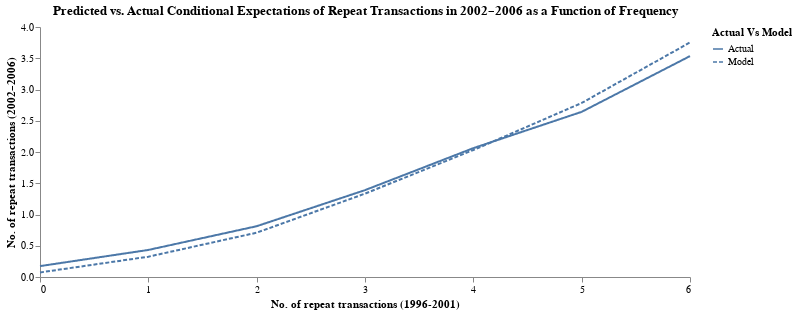

The notebook cell this image was saved under:
### Code cell
(
    alt.Chart(ce_freq).mark_line().encode(
        x=alt.X('x', title='No. of repeat transactions (1996-2001)', axis=alt.Axis(labelAngle=0, values=np.arange(7))),
        y=alt.Y('CE by Freq', title='No. of repeat transactions (2002–2006)'),
        strokeDash='Actual Vs Model'
    ).properties(
            width=650,
            height=250,
            title='Predicted vs. Actual Conditional Expectations of Repeat Transactions in 2002–2006 as a Function of Frequency'
    ).configure_view(stroke=None).configure_axisY(grid=False).configure_axisX(grid=False)  
)

### Figure 1 — Vega-Lite specification as saved in the notebook (floating-point values rounded to 4 significant figures)
{"$schema": "https://vega.github.io/schema/vega-lite/v5.20.1.json", "config": {"axisX": {"grid": false}, "axisY": {"grid": false}, "view": {"continuousHeight": 300, "continuousWidth": 300, "stroke": null}}, "data": {"name": "data-175819b4ea153ac430fb2cd0c0baa157"}, "datasets": {"data-175819b4ea153ac430fb2cd0c0baa157": [{"Actual Vs Model": "Actual", "CE by Freq": 0.1744, "x": 0}, {"Actual Vs Model": "Actual", "CE by Freq": 0.4328, "x": 1}, {"Actual Vs Model": "Actual", "CE by Freq": 0.8126, "x": 2}, {"Actual Vs Model": "Actual", "CE by Freq": 1.39, "x": 3}, {"Actual Vs Model": "Actual", "CE by Freq": 2.062, "x": 4}, {"Actual Vs Model": "Actual", "CE by Freq": 2.643, "x": 5}, {"Actual Vs Model": "Actual", "CE by Freq": 3.534, "x": 6}, {"Actual Vs Model": "Model", "CE by Freq": 0.07287, "x": 0}, {"Actual Vs Model": "Model", "CE by Freq": 0.3249, "x": 1}, {"Actual Vs Model": "Model", "CE by Freq": 0.7089, "x": 2}, {"Actual Vs Model": "Model", "CE by Freq": 1.334, "x": 3}, {"Actual Vs Model": "Model", "CE by Freq": 2.031, "x": 4}, {"Actual Vs Model": "Model", "CE by Freq": 2.784, "x": 5}, {"Actual Vs Model": "Model", "CE by Freq": 3.753, "x": 6}]}, "encoding": {"strokeDash": {"field": "Actual Vs Model", "type": "nominal"}, "x": {"axis": {"labelAngle": 0, "values": [0, 1, 2, 3, 4, 5, 6]}, "field": "x", "title": "No. of repeat transactions (1996-2001)", "type": "quantitative"}, "y": {"field": "CE by Freq", "title": "No. of repeat transactions (2002–2006)", "type": "quantitative"}}, "height": 250, "mark": {"type": "line"}, "title": "Predicted vs. Actual Conditional Expectations of Repeat Transactions in 2002–2006 as a Function of Frequency", "width": 650}
